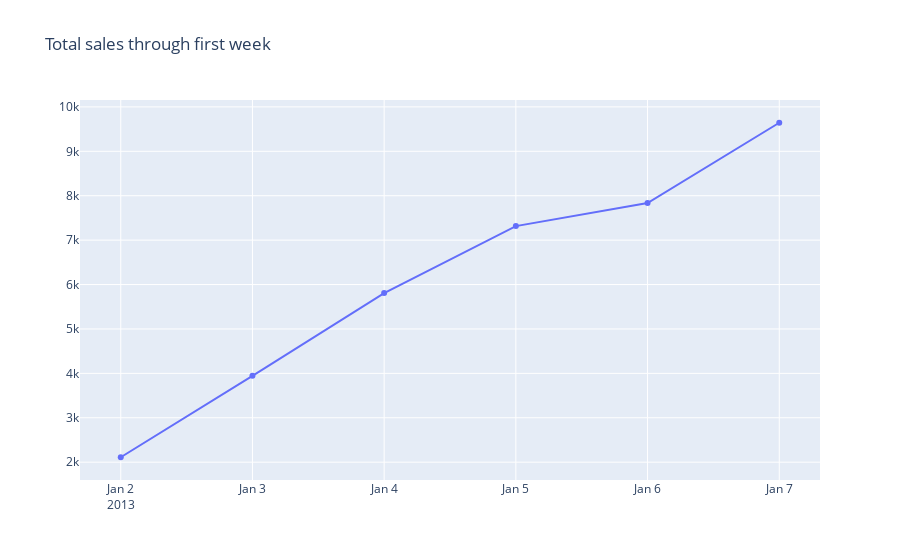

Write notebook code for a chart like this one.
### Markdown cell above
Calculating running totals can be particularly illustrative with plots.  Let's plot our running total with plotly.

### Code cell
import plotly.graph_objects as go

running_total_scatter = go.Scatter(x = running_total_df.date, 
                                   y = running_total_df.running_total)
go.Figure(running_total_scatter, layout = dict(title = 'Total sales through first week'))

### Figure 1 — Plotly figure (JSON) as saved in the notebook; plotly's stock layout.template omitted (floating-point values rounded to 4 significant figures)
{"data": [{"type": "scatter", "x": ["2013-01-02", "2013-01-03", "2013-01-04", "2013-01-05", "2013-01-06", "2013-01-07"], "y": [2111, 3944, 5807, 7316, 7836, 9643]}], "layout": {"autosize": true, "title": {"text": "Total sales through first week"}, "xaxis": {"autorange": true, "range": ["2013-01-01 16:19:34.6224", "2013-01-07 07:40:25.3776"], "type": "date"}, "yaxis": {"autorange": true, "range": [1489.0, 10260.0], "type": "linear"}}}
